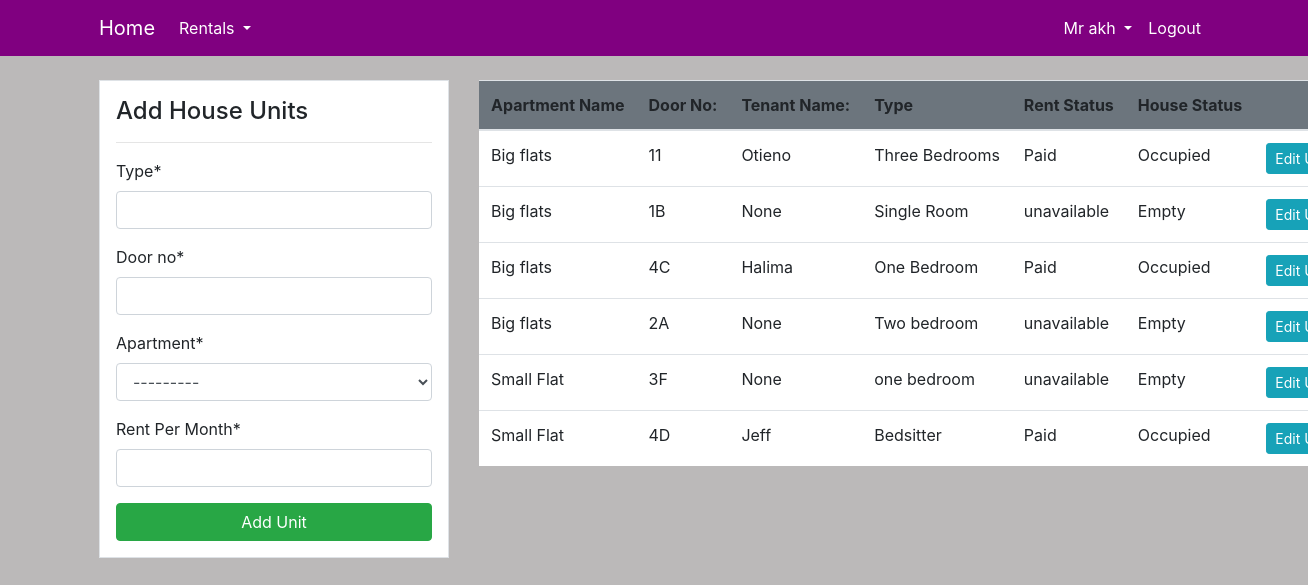
The page /assign/unit/ (signed in) on the database its author committed.
### user/models.py (models this page shows, shortened)
class Agent(models.Model):
    name = models.OneToOneField(User, on_delete=models.CASCADE, null=True)
    agt_id = models.IntegerField(unique=True)
    gender = models.CharField(max_length=50, choices=gender)
    phone = models.IntegerField()
    mail = models.EmailField()

class Tenant(models.Model):
    name = models.CharField(max_length=100)
    te_id = models.IntegerField(unique=True)
    phone = models.IntegerField()
    mail = models.EmailField()
    landlord = models.ForeignKey(Landlord, on_delete=models.CASCADE, null=True,  related_name='Landlords')
    def __str__(self):
        return f'{self.name}'

### dashboard/models.py (models this page shows, shortened)
class Unit(models.Model):
    type = models.CharField(max_length=100)
    door_no = models.CharField(max_length=50 )
    apartment = models.ForeignKey(Apartment, on_delete=models.CASCADE, related_name='apartments')
    rent = models.IntegerField()
    tenant = models.OneToOneField(Tenant, on_delete=models.SET_NULL, null=True, blank=True)
    Rent_status = models.CharField(max_length=50, choices=rent_status, default='unavailable' )
    hse_status = models.CharField(max_length=50, choices=unit_status, default='Empty' )
    class Meta:
        unique_together = ('door_no', 'apartment')

class Apartment(models.Model):
    name = models.CharField(max_length=100)
    apt_no = models.CharField(max_length=100, unique=True)
    location = models.CharField(max_length=100)
    landlord = models.ForeignKey(Landlord,  on_delete=models.SET_NULL, null=True, blank=True, related_name='Landlord')
    agent = models.ForeignKey(Agent, on_delete=models.SET_NULL, null=True, blank=True, related_name='Agent')
    def __str__(self):
        return f'{self.name}'

### dashboard/views.py (the view, shortened to what this page needs)
# urls.py: path('assign/unit/', views.assign_unit, name='dashboard-assign-unit'),
@login_required(login_url='user-login')
def assign_unit(request):
    if request.user.groups.filter(name='Landlord').exists():
        landlord = Landlord.objects.get(name = request.user)
        apartments = Apartment.objects.filter(landlord=landlord)
        items = Unit.objects.filter(apartment__in=apartments)
        if request.method == 'POST':
            add_unit_form = unitForm(request.POST)
            if add_unit_form.is_valid():
                add_unit_form.save()
                house_name = add_unit_form.cleaned_data.get('door_no')
                messages.success(request, f'House No.{house_name}  added successfully')
                return redirect('dashboard-assign-unit')
        else:
            add_unit_form = unitForm()
        context = {
            'items':items,
            'add_unit_form':add_unit_form,
        }
        return render(request, 'dashboard/assign_unit.html', context)
    elif request.user.groups.filter(name='Agent').exists():
        agent = Agent.objects.get(name = request.user)
        apartments = Apartment.objects.filter(agent=agent)
        items = Unit.objects.filter(apartment__in=apartments)
        if request.method == 'POST':
            add_unit_form = unitForm(request.POST)
            if add_unit_form.is_valid():
                add_unit_form.save()
                house_name = add_unit_form.cleaned_data.get('door_no')
                messages.success(request, f'House No.{house_name} added successfully')
                return redirect('dashboard-assign-unit')
        else:
            add_unit_form = unitForm()
        context = {
            'items':items,
            'add_unit_form':add_unit_form,
        }
        return render(request, 'dashboard/assign_unit.html', context)

### dashboard/form.py
class unitForm(forms.ModelForm):
    def __init__(self,  *args, **kwargs ):
        user = kwargs.pop('user', None)
        super().__init__(*args, **kwargs)
        if user:
            self.fields['apartment'].queryset = Apartment.objects.filter(landlord=user)
    class Meta:
        model = Unit
        fields = ['type', 'door_no', 'apartment', 'rent']
        labels = {'rent':'Rent Per Month',}

### templates/dashboard/assign_unit.html (shortened to what this page needs)
{% extends 'partials/base.html'%}
{% load crispy_forms_tags %}
{% block content %}
<div class="container" >
    <div class="row my-4">
        <div class="col-md-4">
            <div class="border bg-white p-3">
                <h4>Add House Units</h4>
                <hr>
                <form method="POST">
                    {{ add_unit_form|crispy }}
                    <input class="btn btn-success btn-block" type="submit" value="Add Unit">
                </form>
            </div>
        </div>
        <div class="col-md-8">
            <table class="table bg-white" style="white-space: nowrap;">
              <thead class="bg-secondary">
                <tr>
                    <th>Apartment Name</th>
                    <th>Door No: </th>
                    <th>Tenant Name: </th>
                    <th>Type </th>
                    <th>Rent Status </th>
                    <th>House Status</th>
                    <th></th>
                  </tr>
                </thead>
                <tbody>
                  {% for item in items %}
                    <tr>
                      <td>{{ item.apartment }}</td>
                      <td>{{ item.door_no }}</td>
                      <td>{{ item.tenant }}</td>
                      <td>{{ item.type }}</td>
                      <td>{{ item.Rent_status }}</td>
                      <td>{{ item.hse_status }}</td>
                      <td>
                        <a class="btn btn-info btn-sm" href="{% url 'dashboard-unit-update' item.id %}">Edit Unit</a>
                    </td>
                    </tr>
                  {% endfor %}
            </tbody>
            </table>
        </div>
    </div>
  </div>
{% endblock %}

### templates/partials/nav.html (shortened to what this page needs)
<nav class="navbar navbar-expand-lg navbar-info" style="background-color: purple;"  >
    <div class="container">
        {% if user.is_authenticated %}
        <a class="navbar-brand text-white" href="{% url 'dashboard-index'%}"> Home</a>
        <div class="collapse navbar-collapse" id="navbarSupportedContent">
            <ul class="navbar-nav mr-auto ">
                <li class="nav-item dropdown ">
                    <a class="nav-link dropdown-toggle text-white" href="#" id="navbarDropdown" role="button" data-toggle="dropdown" aria-haspopup="true" aria-expanded="false">
                      Rentals
                    </a>
                </li>
            </ul>
            {% if request.user.groups.all.0.name == "Landlord" %}
            <ul class="navbar-nav ml-auto">
                <li class="nav-item dropdown ">
                    <a class="nav-link dropdown-toggle text-white" href="#" id="navbarDropdown" role="button" data-toggle="dropdown" aria-haspopup="true" aria-expanded="false">
                        {{ user.landlord.gender }} {{user.username}}
                    </a>
                    <div class="dropdown-menu" aria-labelledby="navbarDropdown">
                      <a class="dropdown-item" href="{% url 'user-profile' %}">My Profile</a>
                      <a class="dropdown-item" href="{% url 'user-agent' %}">My Agent</a>
                    </div>
                </li>
                <li class="nav-item">
                    <a class="nav-link text-white" href="{% url 'user-logout' %}">Logout</a>
                </li>
            </ul>
            {% elif request.user.groups.all.0.name == "Agent" %}
            <ul class="navbar-nav ml-auto">
                <li class="nav-item dropdown ">
                    <a class="nav-link dropdown-toggle text-white" href="#" id="navbarDropdown" role="button" data-toggle="dropdown" aria-haspopup="true" aria-expanded="false">
                        {{ user.agent.gender }} {{user.username}}
                    </a>
                </li>
                <li class="nav-item">
                    <a class="nav-link text-white" href="{% url 'user-logout' %}">Logout</a>
                </li>
            </ul>
            {% endif %}
        {% else %}
            <ul class="navbar-nav ml-auto">
                <li class="nav-item">
                    <a class="nav-link text-white" href="{% url 'user-login' %}">Login</a>
                </li>
            </ul>
        {% endif %}
        </div>
    </div>
</nav>

### static/styles.css (style rules this page uses)
body { background: rgb(187, 185, 185); }

### rows shown on the page
Unit: apartment "Big flats", door_no "11", tenant "Otieno", type "Three Bedrooms", Rent_status "Paid", hse_status "Occupied"
Unit: apartment "Big flats", door_no "1B", tenant "None", type "Single Room", Rent_status "unavailable", hse_status "Empty"
Unit: apartment "Big flats", door_no "4C", tenant "Halima", type "One Bedroom", Rent_status "Paid", hse_status "Occupied"
Unit: apartment "Big flats", door_no "2A", tenant "None", type "Two bedroom", Rent_status "unavailable", hse_status "Empty"
Unit: apartment "Small Flat", door_no "3F", tenant "None", type "one bedroom", Rent_status "unavailable", hse_status "Empty"
Unit: apartment "Small Flat", door_no "4D", tenant "Jeff", type "Bedsitter", Rent_status "Paid", hse_status "Occupied"

### other values the page prints
{{ user.agent.gender }} "Mr"
{{ user.username }} "akh"
